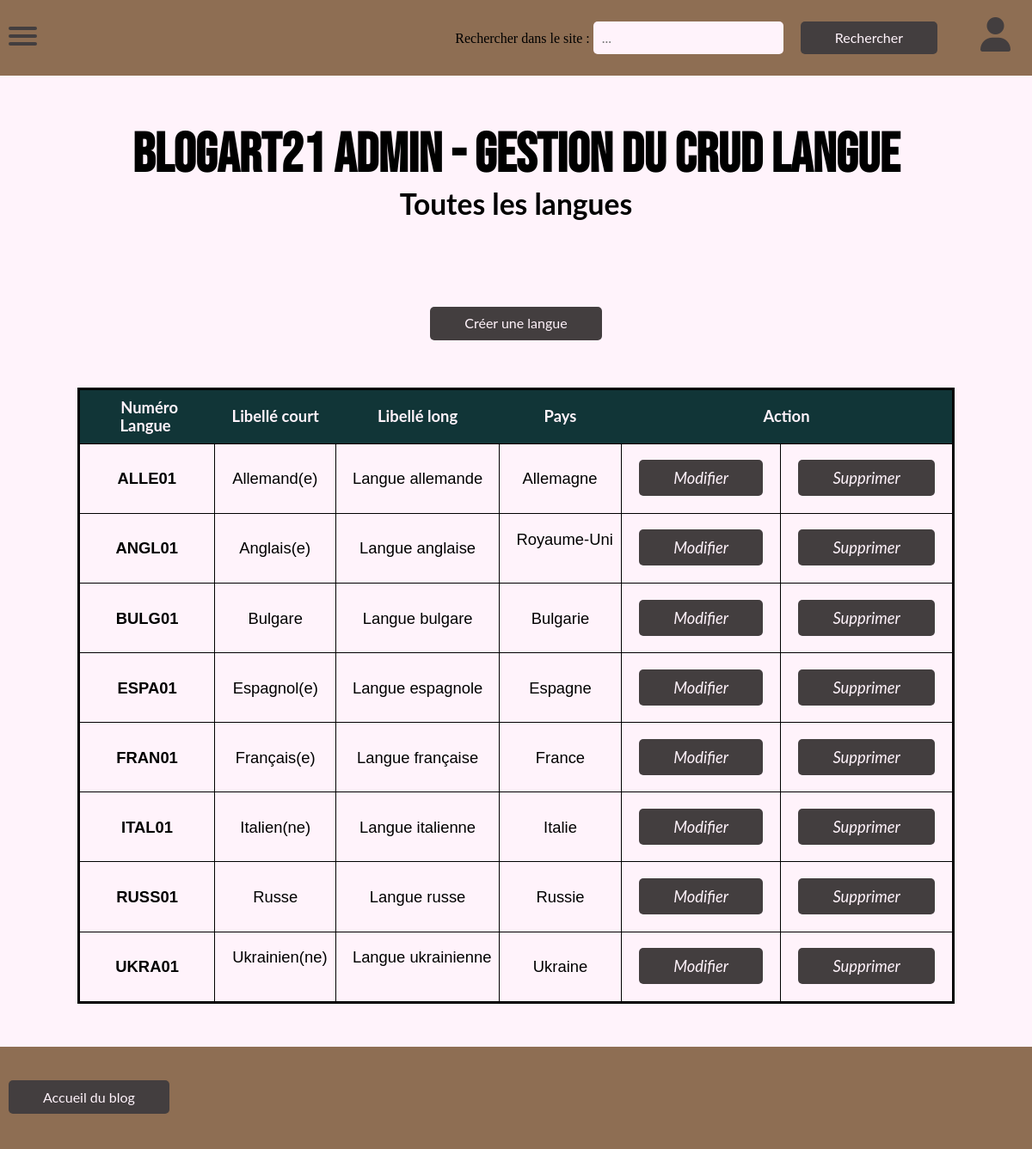
Page /back/langue/langue.php on the committed database.
### tables this page shows
CREATE TABLE IF NOT EXISTS `langue` (
  `numLang` char(8) NOT NULL,
  `lib1Lang` char(30) DEFAULT NULL,
  `lib2Lang` char(60) DEFAULT NULL,
  `numPays` char(4) DEFAULT NULL,
  PRIMARY KEY (`numLang`),
  KEY `LANGUE_FK` (`numLang`),
  KEY `FK_ASSOCIATION_7` (`numPays`)
);

CREATE TABLE IF NOT EXISTS `pays` (
  `numPays` char(4) NOT NULL,
  `cdPays` char(2) NOT NULL,
  `frPays` varchar(255) NOT NULL,
  `enPays` varchar(255) DEFAULT NULL,
  PRIMARY KEY (`numPays`),
  KEY `PAYS_FK` (`numPays`)
);

### CLASS_CRUD/langue.class.php (called while the page is built, shortened)
<?
	require_once __DIR__ . './../../CONNECT/database.php';
	class LANGUE{
		function get_AllLanguesByPays(){
			global $db;
            $requete = 'SELECT * FROM langue INNER JOIN pays ON langue.numPays = pays.numPays ORDER BY numLang ASC;';
            $result = $db->prepare($requete);
            $result->execute();
            return($result->fetchAll());
		}
	}

### back/langue/langue.php (the view, shortened to what this page needs)
<?
require_once __DIR__ . './../../CLASS_CRUD/langue.class.php';
$maLangue = new LANGUE;
?>
<!DOCTYPE html>
<html lang="fr">
<head>
    <link rel="stylesheet" href="./../../front/assets/css/normalize.css">
    <link rel="stylesheet" href="./../../front/assets/css/nav.css">
    <link rel="stylesheet" href="./../css/footer.css">
    <link rel="stylesheet" href="./../css/gestionCRUD.css" >
</head>
<body>
<?php
    include __DIR__ ."./../commons/navbar.php";
    ?>
    <div class="wrapper">
        <div class="hautpage">
            <div class="Titre">
                <h1>BLOGART21 Admin - Gestion du CRUD Langue</h1>
                <h2>Toutes les langues</h2>
            </div>
    <div class="creerBt">
        <button class="button" onclick="location.href='./createLangue.php'">
            Créer une langue
        </button>
    </div>
</div>
<div class="tableArea">
    <table class="tableau">
    <thead class="entete">
        <tr>
            <th>&nbsp;Numéro Langue&nbsp;</th>
            <th>&nbsp;Libellé court&nbsp;</th>
            <th>&nbsp;Libellé long&nbsp;</th>
            <th>&nbsp;Pays&nbsp;</th>
            <th colspan="2">&nbsp;Action&nbsp;</th>
        </tr>
    </thead>
    <tbody>
<?
    $allLangue = $maLangue->get_AllLanguesByPays();
    foreach($allLangue as $row){
?>
        <tr>
		<td><h4>&nbsp; <?php echo $row["numLang"]; ?> &nbsp;</h4></td>
        <td>&nbsp; <?php echo $row["lib1Lang"]; ?> &nbsp;</td>
        <td>&nbsp; <?php echo $row["lib2Lang"]; ?> &nbsp;</td>
        <td>&nbsp; <?php echo $row["frPays"]; ?> &nbsp;</td>
		<td>&nbsp;<a class="button" href="./updateLangue.php?id=<?=$row["numLang"];?>"><i>Modifier</i></a>&nbsp;
		<br /></td>
		<td>&nbsp;<a class="button" href="./deleteLangue.php?id=<?=$row["numLang"];?>"><i>Supprimer</i></a>&nbsp;
		<br /></td>
        </tr>
<?
	}
?>
    </tbody>
    </table>
</div>
</div>
<?
require_once __DIR__ . './footer.php';
?>
</body>
</html>

### back/commons/navbar.php (shortened to what this page needs)
<header>
    <div class="head">
            <nav role="navigation">
                <div id="menuToggle">
                    <span></span>
                    <span></span>
                    <span></span>
                </div>
            </nav>
            <div class="tous_bar">
                <div class="bar_re">
                    <div class="recherche">
                        <label for="site-search">Rechercher dans le site : </label>
                        <input type="search" id="site-search" placeholder="..." name="recherche" >
                    </div>
                    <button class="button"> Rechercher </button>
                </div>
                <?
                    if(isset($_SESSION['pseudoMemb'])){
                ?>
                        <a href="profil.php" >
                            <i class="fas fa-user"></i>
                        </a>
                <?php
                    }
                    else {
                ?>
                        <a href="connexion.php" >
                            <i class="fas fa-user"></i>
                        </a>
                <?php
                    }
                ?>
            </div>
        </div>
</header>

### footer.php (shortened to what this page needs)
<footer class="bas_back">
    <a class="button" href="./front/includes/pages/accueil.php">Accueil du blog</a>
</footer>

### front/assets/css/nav.css (style rules this page uses)
.head { background-color: #8E6E53; padding: 20px 0px; display: flex; justify-content: space-between; align-items: center; flex-direction: row; position: fixed; top: 0; left: 0; width: 100%; z-index: 8; }
.tous_bar { justify-content: flex-end; display: flex; }
.bar_re { display: flex; justify-content: space-around; align-items: center; margin-right: 40px; }
#site-search { background-color: #FFF3FB; padding: 10px 10px; text-align: left; border: none; border-radius: 5px; font-family: 'Lato'; }
.recherche { margin-right: 10px; }
.fas { margin-right: 25px; color: #433E3F; font-size: 2.5em; }
#menuToggle { display: block; position: relative; z-index: 10; -webkit-user-select: none; user-select: none; justify-content: flex-start; margin: 0 10px; }
#menuToggle span { display: block; width: 33px; height: 4px; margin-bottom: 5px; position: relative; background: #433E3F; border-radius: 3px; z-index: 1; transform-origin: 4px 0px; transition: transform 0.5s cubic-bezier(0.77, 0.2, 0.05, 1.0), background 0.5s cubic-bezier(0.77, 0.2, 0.05, 1.0), opacity 0.55s ease; }
#menuToggle span:nth-last-child(2) { transform-origin: 0% 100%; }

### back/css/footer.css (style rules this page uses)
.bas_back { padding: 50px 0; background-color: #8E6E53; -webkit-box-sizing: border-box; -moz-box-sizing: border-box; box-sizing: border-box; width: 100%; }
.button { color: #FFF3FB; background-color: #433E3F; padding: 10px 40px; text-align: center; border: none; border-radius: 5px; font-family: 'Lato'; text-decoration: none; margin: 5px 10px; }

### back/css/gestionCRUD.css (style rules this page uses)
.wrapper { background-color: #FFF3FB; width: 100%; display: flex; flex-direction: column; align-items: center; }
.Titre { text-align: center; margin-top: 18vh; margin-bottom: 12vh; }
.Titre h1 { font-family: 'Bebas Neue', cursive; font-size: 4em; }
.Titre h2 { font-family: 'Lato', sans-serif; Font-size: 2.1em; }
.button { color: #FFF3FB; text-decoration: none; background-color: #433E3F; padding: 10px 40px; text-align: center; border: none; border-radius: 5px; font-family: 'Lato', sans-serif; }
.creerBt { width: 100%; display: flex; justify-content: center; }
.tableArea { margin: 50px 100px; width: 85%; overflow-x: scroll; }
.tableau { font-family: 'Lato', sans-serif; font-size: 1.15em; border: medium solid black; border-radius: 8px; border-collapse: collapse; justify-content: center; }
th { padding: 10px; background-color: #113537; color: #FFF3FB; }
td { font-family: sans-serif; border: thin solid; padding: 5px; text-align: center; }

### rows in the picture
langue: numLang "ALLE01", lib1Lang "Allemand(e)", lib2Lang "Langue allemande", numPays.frPays "Allemagne"
langue: numLang "ANGL01", lib1Lang "Anglais(e)", lib2Lang "Langue anglaise", numPays.frPays "Royaume-Uni"
langue: numLang "BULG01", lib1Lang "Bulgare", lib2Lang "Langue bulgare", numPays.frPays "Bulgarie"
langue: numLang "ESPA01", lib1Lang "Espagnol(e)", lib2Lang "Langue espagnole", numPays.frPays "Espagne"
langue: numLang "FRAN01", lib1Lang "Français(e)", lib2Lang "Langue française", numPays.frPays "France"
langue: numLang "ITAL01", lib1Lang "Italien(ne)", lib2Lang "Langue italienne", numPays.frPays "Italie"
langue: numLang "RUSS01", lib1Lang "Russe", lib2Lang "Langue russe", numPays.frPays "Russie"
langue: numLang "UKRA01", lib1Lang "Ukrainien(ne)", lib2Lang "Langue ukrainienne", numPays.frPays "Ukraine"
